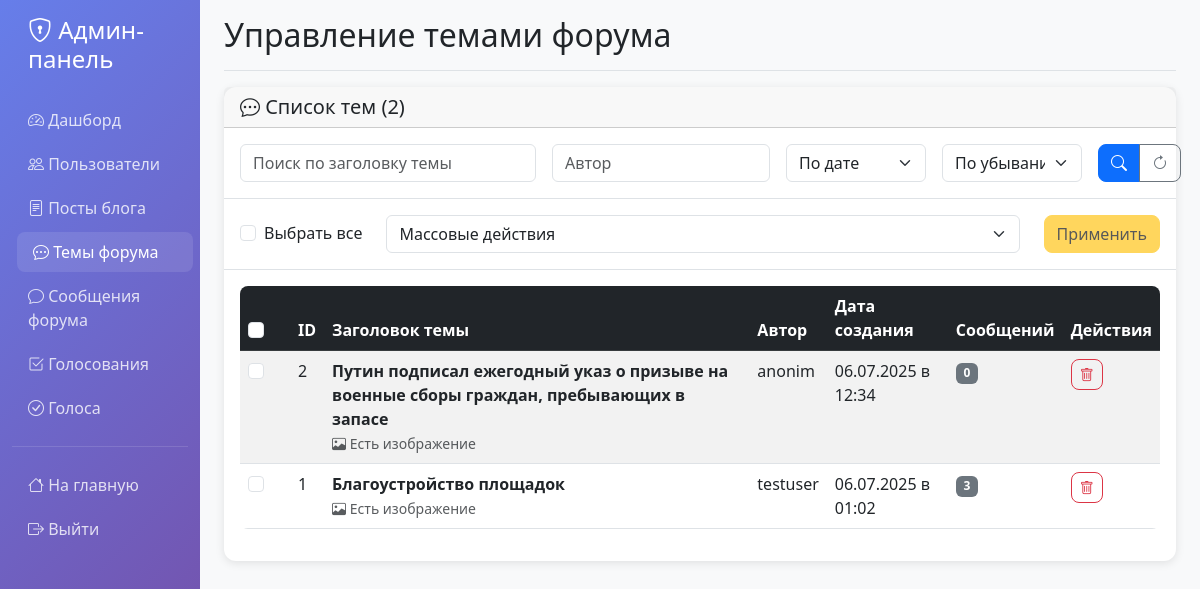
Page /admin/forum-topics (signed in) on the committed database.
### model/db_models.py (models this page shows, shortened)
class ForumTopic(db.Model):
    id = db.Column(db.Integer, primary_key=True)
    title = db.Column(db.String(200), nullable=False)
    image_url = db.Column(db.String(500), nullable=True)  # Ссылка на изображение
    created_at = db.Column(db.DateTime, default=datetime.utcnow)
    user_id = db.Column(db.Integer, db.ForeignKey('user.id'), nullable=False)
    user = db.relationship('User', backref=db.backref('forum_topics', lazy=True))
    posts = db.relationship('ForumPost', backref='topic', lazy=True, cascade='all, delete-orphan')

class User(UserMixin, db.Model):
    id = db.Column(db.Integer, primary_key=True)
    username = db.Column(db.String(80), unique=True, nullable=False)
    email = db.Column(db.String(120), unique=True, nullable=False)
    password_hash = db.Column(db.String(128))
    created_at = db.Column(db.DateTime, default=datetime.utcnow)
    is_active = db.Column(db.Boolean, default=True)
    is_admin = db.Column(db.Boolean, default=False)  # Добавлено поле для админов
    last_login = db.Column(db.DateTime, nullable=True)
    failed_login_attempts = db.Column(db.Integer, default=0)
    locked_until = db.Column(db.DateTime, nullable=True)
    password_changed_at = db.Column(db.DateTime, default=datetime.utcnow)
    require_password_change = db.Column(db.Boolean, default=False)
    telegram_enabled = db.Column(db.Boolean, default=False)
    telegram_chat_id = db.Column(db.String(50), nullable=True)
    telegram_username = db.Column(db.String(100), nullable=True)

### admin/routes.py (the view)
@admin_bp.route('/forum-topics')
@login_required
@admin_required
def forum_topics():
    page = request.args.get('page', 1, type=int)
    per_page = 15
    search = request.args.get('search', '')
    author = request.args.get('author', '')
    sort_by = request.args.get('sort', 'created_at')
    sort_order = request.args.get('order', 'desc')
    query = ForumTopic.query.join(User)
    if search:
        query = query.filter(ForumTopic.title.ilike(f'%{search}%'))
    if author:
        query = query.filter(User.username.ilike(f'%{author}%'))
    if sort_order == 'desc':
        query = query.order_by(desc(getattr(ForumTopic, sort_by)))
    else:
        query = query.order_by(asc(getattr(ForumTopic, sort_by)))
    topics = query.paginate(page=page, per_page=per_page, error_out=False)
    return render_template('admin/forum_topics.html', topics=topics,
                         search=search, author=author,
                         sort_by=sort_by, sort_order=sort_order)

### admin/routes.py (called while the page is built)
def admin_required(f):
    from functools import wraps
    @wraps(f)
    def decorated_function(*args, **kwargs):
        if not current_user.is_authenticated or not getattr(current_user, 'is_admin', False):
            flash('Доступ разрешён только администраторам.', 'danger')
            return redirect(url_for('index'))
        return f(*args, **kwargs)
    return decorated_function

### admin/templates/admin/forum_topics.html (shortened to what this page needs)
{% extends 'admin/base.html' %}
{% block page_title %}Управление темами форума{% endblock %}
{% block content %}
<div class="card">
  <div class="card-header">
    <div class="row align-items-center">
      <div class="col">
        <h5 class="mb-0">
          <i class="bi bi-chat-dots"></i>
          Список тем ({{ topics.total }})
        </h5>
      </div>
    </div>
  </div>
  <div class="card-body border-bottom">
    <form method="GET" class="row g-3">
      <div class="col-md-4">
        <input type="text" class="form-control" name="search" placeholder="Поиск по заголовку темы" value="{{ search }}">
      </div>
      <div class="col-md-3">
        <input type="text" class="form-control" name="author" placeholder="Автор" value="{{ author }}">
      </div>
      <div class="col-md-2">
        <select class="form-select" name="sort">
          <option value="created_at" {% if sort_by == 'created_at' %}selected{% endif %}>По дате</option>
        </select>
      </div>
      <div class="col-md-2">
        <select class="form-select" name="order">
          <option value="desc" {% if sort_order == 'desc' %}selected{% endif %}>По убыванию</option>
        </select>
      </div>
      <div class="col-md-1">
        <div class="btn-group w-100">
          <button type="submit" class="btn btn-primary">
            <i class="bi bi-search"></i>
          </button>
          <a href="{{ url_for('admin.forum_topics') }}" class="btn btn-outline-secondary">
            <i class="bi bi-arrow-clockwise"></i>
          </a>
        </div>
      </div>
    </form>
  </div>
  <div class="card-body border-bottom">
    <form method="POST" action="{{ url_for('admin.forum_topics_mass_action') }}" id="massActionForm">
      <div class="row align-items-center">
        <div class="col-auto">
          <div class="form-check">
            <input class="form-check-input" type="checkbox" id="selectAll">
            <label class="form-check-label" for="selectAll">
              Выбрать все
            </label>
          </div>
        </div>
        <div class="col">
          <select class="form-select" name="action" id="massAction">
            <option value="">Массовые действия</option>
          </select>
        </div>
        <div class="col-auto">
          <button type="submit" class="btn btn-warning" id="massActionBtn" disabled>
            Применить
          </button>
        </div>
      </div>
    </form>
  </div>
  <div class="card-body">
    <div class="table-responsive">
      <table class="table table-striped table-hover">
        <thead class="table-dark">
          <tr>
            <th width="50">
              <input type="checkbox" class="form-check-input" id="selectAllTable">
            </th>
            <th>ID</th>
            <th>Заголовок темы</th>
            <th>Автор</th>
            <th>Дата создания</th>
            <th>Сообщений</th>
            <th>Действия</th>
          </tr>
        </thead>
        <tbody>
          {% for topic in topics.items %}
          <tr>
            <td>
              <input type="checkbox" class="form-check-input topic-checkbox" name="topic_ids" value="{{ topic.id }}">
            </td>
            <td>{{ topic.id }}</td>
            <td>
              <strong>{{ topic.title }}</strong>
              {% if topic.image_url %}
                <br>
                <small class="text-muted">
                  <i class="bi bi-image"></i>
                  Есть изображение
                </small>
              {% endif %}
            </td>
            <td>{{ topic.user.username }}</td>
            <td>{{ topic.created_at.strftime('%d.%m.%Y в %H:%M') }}</td>
            <td>
              <span class="badge bg-secondary">{{ topic.posts|length }}</span>
            </td>
            <td>
              <div class="btn-group" role="group">
                <form method="POST" action="{{ url_for('admin.delete_forum_topic', topic_id=topic.id) }}" style="display: inline;">
                  <button type="submit" class="btn btn-sm btn-outline-danger"
                          onclick="return confirm('Удалить тему \"{{ topic.title }}\"?')"
                          title="Удалить">
                    <i class="bi bi-trash"></i>
                  </button>
                </form>
              </div>
            </td>
          </tr>
          {% endfor %}
        </tbody>
      </table>
    </div>
  </div>
</div>
{% endblock %}

### admin/templates/admin/base.html (style rules this page uses)
.card { border: none; box-shadow: 0 2px 10px rgba(0,0,0,0.1); border-radius: 12px; }
.btn { border-radius: 8px; font-weight: 500; }
.table { border-radius: 8px; overflow: hidden; }

### rows in the picture
ForumTopic: id "2", title "Путин подписал ежегодный указ о призыве на военные сборы граждан, пребывающих в запасе", shows "Есть изображение", user.username "anonim", created_at "06.07.2025 в 12:34", posts|length "0"
ForumTopic: id "1", title "Благоустройство площадок", shows "Есть изображение", user.username "testuser", created_at "06.07.2025 в 01:02", posts|length "3"

### other values in the picture
{{ topics.total }} "2"
